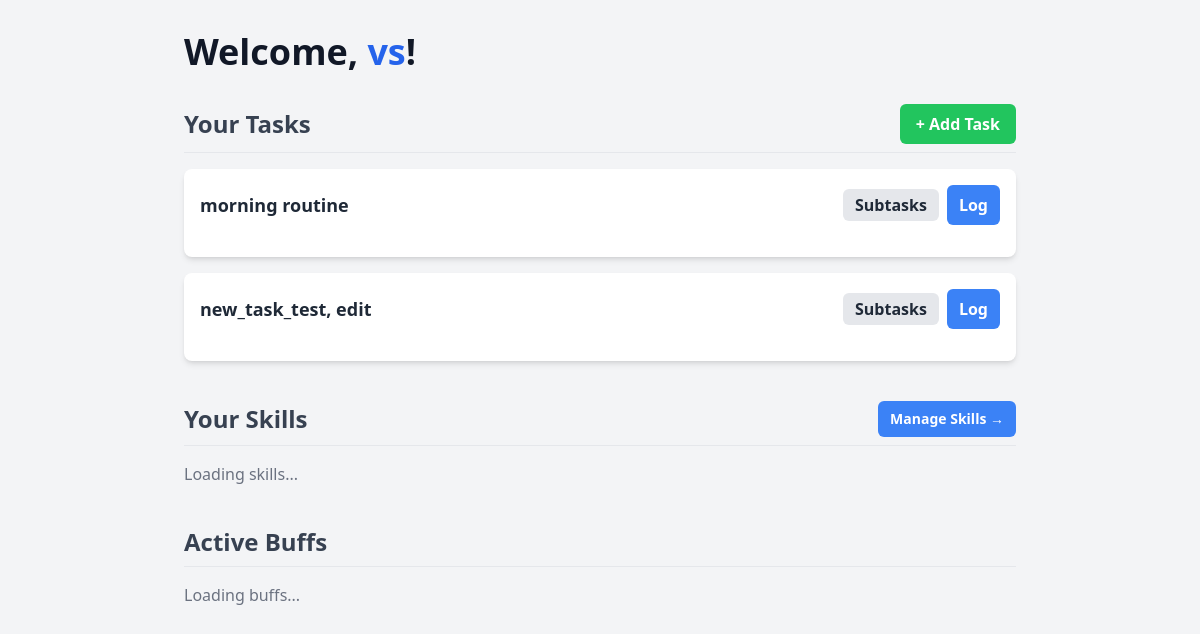
The page / (signed in) on the database as committed earlier.
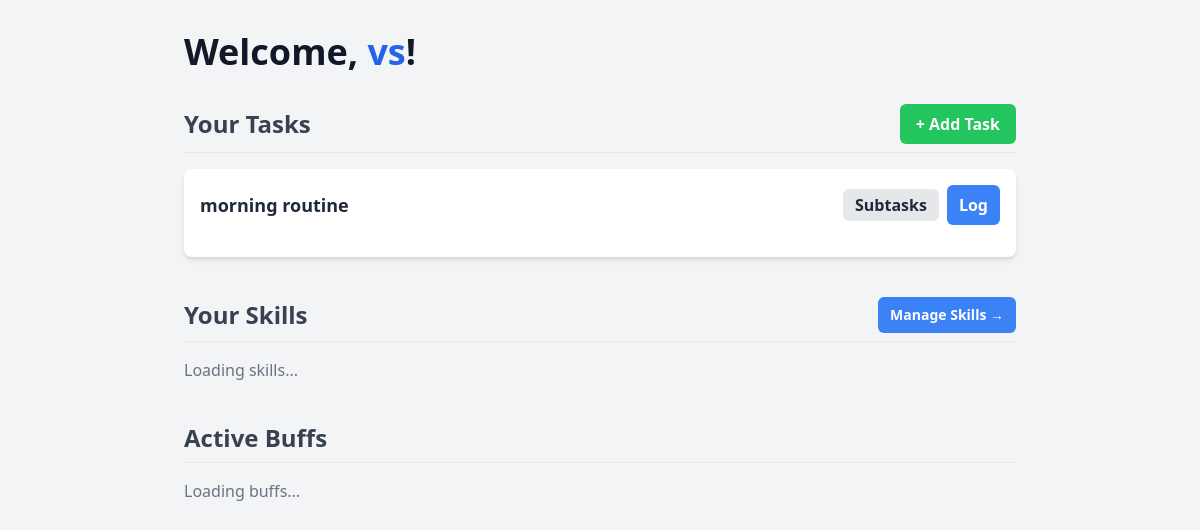
The same page on the database as committed later.
### core/models.py (models this page shows, shortened)
class Task(models.Model):
    class TaskType(models.TextChoices):
        RECURRING = 'RECURRING', 'Recurring'
        ONE_TIME = 'ONE_TIME', 'One-Time'
    class Priority(models.IntegerChoices):
        LOW = 1, 'Low'
        MEDIUM = 2, 'Medium'
        HIGH = 3, 'High'
    user = models.ForeignKey(User, on_delete=models.CASCADE)
    name = models.CharField(max_length=200)
    description = models.TextField(blank=True, null=True)
    parent_task = models.ForeignKey(
        'self',
        on_delete=models.CASCADE,
        null=True,
        blank=True,
        related_name='subtasks'
    )
    task_type = models.CharField(max_length=10, choices=TaskType.choices, default=TaskType.RECURRING)
    display_order = models.IntegerField(default=0)
    priority = models.IntegerField(default=0)
    created_at = models.DateTimeField(auto_now_add=True)
    class Meta:
        ordering = ['display_order']

### core/views.py (the view)
# urls.py: path('', views.dashboard, name='dashboard'),
@login_required
def dashboard(request):
    parent_tasks = Task.objects.filter(user=request.user, parent_task__isnull=True).order_by('display_order')
    skill_progress = UserSkillProgress.objects.filter(user=request.user).select_related('skill', 'current_level')
    active_buffs = Buff.objects.filter(user=request.user, is_active=True)
    context = {
        'tasks': parent_tasks, # We are passing parent_tasks to the 'tasks' key
        'skill_progress': skill_progress,
        'active_buffs': active_buffs,
    }
    return render(request, 'core/dashboard.html', context)

### core/templates/core/dashboard.html (shortened to what this page needs)
<!DOCTYPE html>
<html lang="en">
<head>
    <script src="https://cdn.tailwindcss.com"></script>
</head>
<body class="bg-gray-100 font-sans text-gray-800">
    <div class="container mx-auto p-4 sm:p-6 lg:p-8 max-w-4xl">
        <h1 class="text-3xl sm:text-4xl font-bold text-gray-900 mb-8">Welcome, <span class="text-blue-600">{{ user.username }}</span>!</h1>
        <div class="flex justify-between items-center border-b pb-2 mb-4">
            <h2 class="text-2xl font-semibold text-gray-700">Your Tasks</h2>
            <div id="add-task-form-container">
                <button hx-get="{% url 'get_add_task_form' %}"
                        hx-target="#add-task-form-container"
                        hx-swap="outerHTML"
                        class="bg-green-500 hover:bg-green-600 text-white font-bold py-2 px-4 rounded-md transition-colors">
                    + Add Task
                </button>
            </div>
        </div>
        <ul id="task-list" class="space-y-4">
            {% for task in tasks %}
                {% include 'core/partials/task_item.html' with task=task %}
            {% empty %}
                <li id="empty-task-list" class="bg-white p-4 rounded-lg shadow-sm text-gray-500">You haven't created any tasks yet.</li>
            {% endfor %}
        </ul>
        <div class="flex justify-between items-center border-b pb-2 mt-10 mb-4">
            <h2 class="text-2xl font-semibold text-gray-700">Your Skills</h2>
            <a href="{% url 'skills_page' %}" class="bg-blue-500 hover:bg-blue-600 text-white font-bold text-sm py-2 px-3 rounded-md transition-colors">
                Manage Skills →
            </a>
        </div>
        <div id="skills-section"
            hx-trigger="load, levelUp from:body"
            hx-get="{% url 'get_skills_list' %}"
            hx-swap="innerHTML">
            <p class="text-gray-500">Loading skills...</p>
        </div>
        <h2 class="text-2xl font-semibold text-gray-700 border-b pb-2 mt-10 mb-4">Active Buffs</h2>
        <div id="buffs-section"
             hx-trigger="load, levelUp from:body"
             hx-get="{% url 'get_buffs_list' %}"
             hx-swap="innerHTML">
            <p class="text-gray-500">Loading buffs...</p>
        </div>
    </div>
</body>
</html>

### core/templates/core/partials/task_item.html (shortened to what this page needs)
<li id="task-{{ task.id }}" class="bg-white p-4 rounded-lg shadow-md flex-col">
    <div class="flex justify-between items-center w-full">
        <div hx-get="{% url 'get_edit_form' task.id %}"
             hx-target="#task-{{ task.id }}"
             hx-swap="outerHTML"
             class="font-bold text-lg cursor-pointer hover:text-blue-600 transition-colors flex-grow">
            {{ task.name }}
        </div>
        <div class="flex items-center space-x-2">
            {% if not task.parent_task %}
                <div id="subtask-btn-container-{{ task.id }}">
                    <button hx-get="{% url 'get_subtasks' task.id %}"
                            hx-target="#subtasks-for-{{ task.id }}"
                            hx-swap="innerHTML"
                            class="bg-gray-200 hover:bg-gray-300 text-gray-800 font-bold py-1 px-3 rounded-md transition-colors">
                        Subtasks
                    </button>
                </div>
            {% endif %}
            <form id="log-form-{{ task.id }}" method="POST"
                  hx-post="{% url 'log_task' task.id %}"
                  hx-target="#task-{{ task.id }}"
                  hx-swap="outerHTML">
                <button type="submit" class="bg-blue-500 hover:bg-blue-600 text-white font-bold py-2 px-3 rounded-md transition-colors">Log</button>
            </form>
        </div>
    </div>
</li>

Rows that differ between the two databases and show on the page:
removed Task: name "new_task_test, edit"
